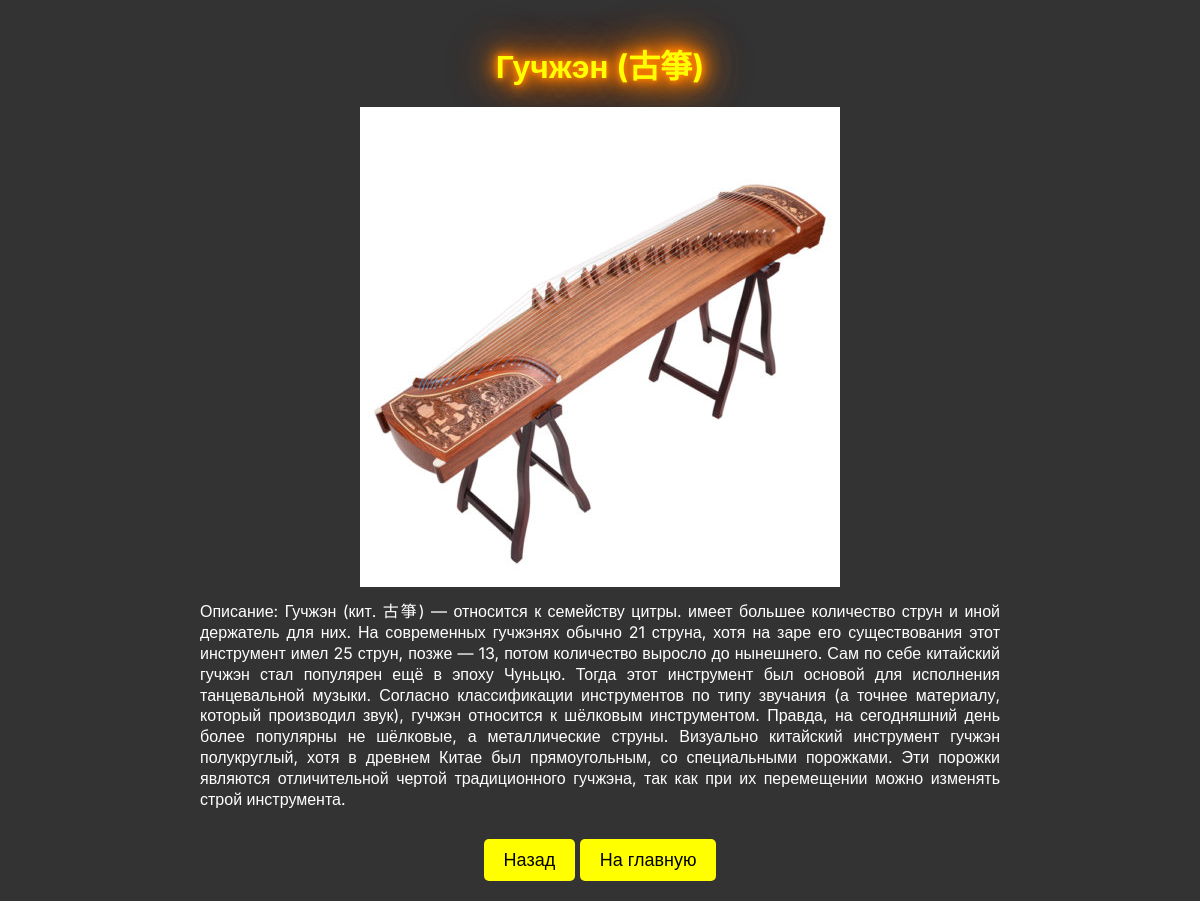
Screenshot of /instrument_detail/2/ with the database file from the repository.
### music_instruments/models.py (models this page shows)
class Instrument(models.Model):
    image = models.ImageField(upload_to='instrument_images/', null=True, blank=True)
    title = models.CharField(max_length=255)
    description = models.TextField(max_length=3000)
    category = models.ForeignKey(Category, on_delete=models.CASCADE, null=True)

### music_instruments/views.py (the view)
# urls.py: path('instrument_detail/<int:instrument_id>/', views.instrument_detail, name='instrument_detail'),
def instrument_detail(request, instrument_id):
    instrument = get_object_or_404(Instrument, pk=instrument_id)
    return render(request, 'music_instruments/instrument_detail.html', {'instrument': instrument})

### music_instruments/templates/music_instruments/instrument_detail.html (shortened to what this page needs)
<!DOCTYPE html>
{% load static %}
<html lang="en">
<head>
    <link rel="stylesheet" type="text/css" href="{% static 'css/styles.css' %}">
</head>
<body>
    <h1>{{ instrument.title }}</h1>
    {% if instrument.image %}
        <img src="{{ instrument.image.url }}" alt="{{ instrument.title }}">
    {% endif %}
    <p class="description">Описание: {{ instrument.description }}</p>
    <a href="javascript:history.back()" class="back-button">Назад</a>
    <a href="{% url 'index' %}" class="back-button">На главную</a>
</body>
</html>

### music_instruments/static/css/styles.css (style rules this page uses)
body { font-family: 'Inter', sans-serif; background-color: #333333; color: #ff0; margin: 0; padding: 20px; text-align: center; }
h1, h2 { color: #ff0; margin-bottom: 20px; text-align: center; }
h1 { text-shadow: 0 0 5px #ff7f00, 0 0 10px #ff7f00, 0 0 15px #ff7f00, 0 0 20px #ff7f00, 0 0 30px #ff7f00, 0 0 40px #ff7f00, 0 0 50px #ff7f00; white-space: nowrap; }
a { color: #fff; text-decoration: none; font-size: 18px; }
.back-button { display: inline-block; margin-top: 20px; padding: 10px 20px; background-color: #ff0; color: #000; text-decoration: none; border-radius: 5px; }
.description { color: white; max-width: 800px; margin: 0 auto; padding: 10px; text-align: justify; line-height: 1.3; white-space: pre-line; font-size: 16px; }

### rows the page displays
Instrument: title "Гучжэн (古箏)", image (picture), description "Гучжэн (кит. 古箏) — относится к семейству цитры. имеет большее количество струн и иной держатель для них. На современных гучжэнях обычно 21 струна, хотя на заре его существования этот инструмент имел 25 струн, позже — 13, потом количество выросло до нынешнего. Сам по себе китайский гучжэн стал популярен ещё в эпоху Чуньцю. Тогда этот инструмент был основой для исполнения танцевальной музыки. Согласно классификации инструментов по типу звучания (а точнее материалу, который производил звук), гучжэн относится к шёлковым инструментом. Правда, на сегодняшний день более популярны не шёлковые, а металлические струны. Визуально китайский инструмент гучжэн полукруглый, хотя в древнем Китае был…"
